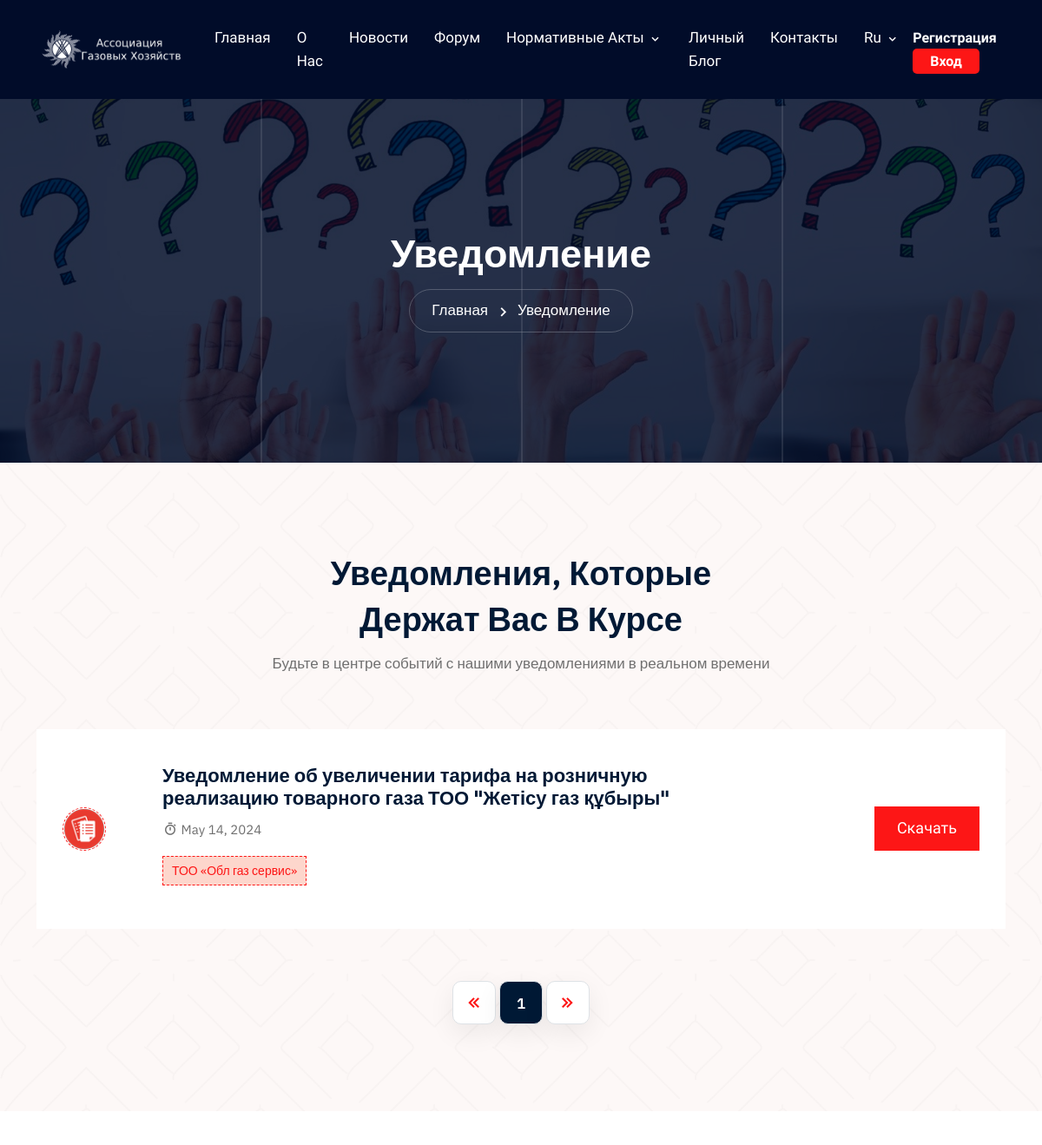
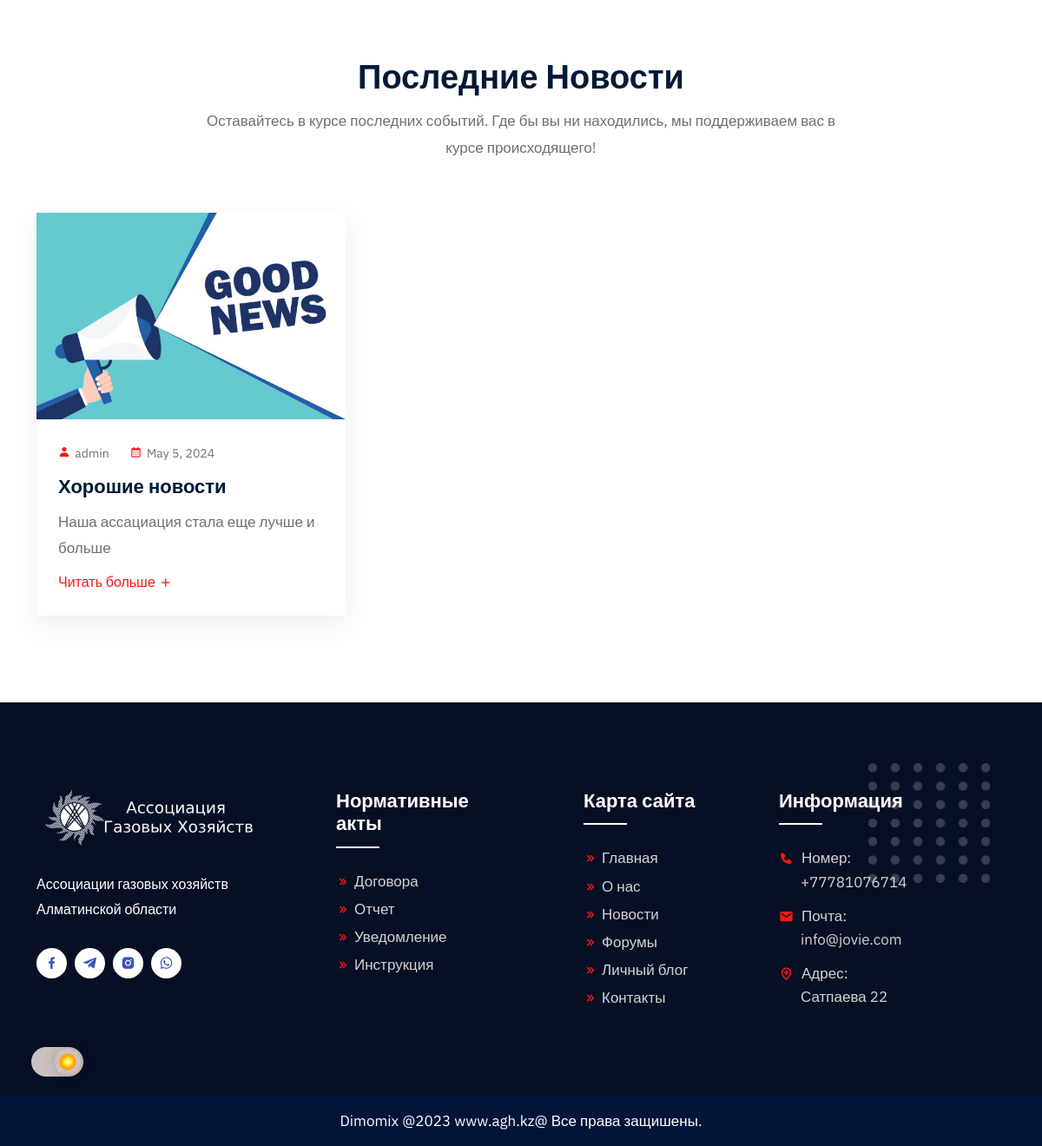
Screenshot of /news/notification_docx with the database file from the repository (2 pictures, top to bottom).
### news/models.py (models this page shows, shortened)
class Document(models.Model):
    type_choices = (
        ('notification','Хабарландыру'),
        ('contract','Келісімшарт'),
        ('report','Есеп'),
        ('instruction','Нұсқаулық'),
    )
    title = models.CharField(max_length = 300)
    member = models.ForeignKey(Members, on_delete = models.CASCADE, null = True, related_name = 'member_document')
    user = models.ForeignKey(User, on_delete = models.CASCADE, null = True, related_name = 'user_document')
    type = models.CharField(max_length = 100,choices = type_choices)
    file = models.FileField(upload_to='documents/')
    date = models.DateField(auto_now_add=True,null = True)

class News(models.Model):
    title = models.CharField(max_length = 500)
    sub_title = models.TextField()
    user = models.ForeignKey('auth.User', on_delete = models.CASCADE, null = True, related_name = 'user_news')
    cover_img = models.ImageField(upload_to='img/news_img/')
    news_details = models.ManyToManyField('NewsDetails', related_name = 'news_det',related_query_name='news_det')
    date = models.DateField(auto_now_add=True)
    send_email_newsletter = models.BooleanField(default = False)

### members/models.py (models this page shows, shortened)
class Members(models.Model):
    name = models.CharField(max_length=100)
    logo = models.ImageField(upload_to='images/members_logo/')
    detail = models.ForeignKey(MemberDetail,null=True, blank=True, on_delete=models.CASCADE, related_name='member_detail')

### news/views.py (the view)
# urls.py: path('notification_docx',NotificationPageView.as_view(),name = 'notification_docx'),
class NotificationPageView(TemplateView):
    template_name = 'notificationsdocx.html'
    def get_context_data(self, **kwargs):
        context = super().get_context_data(**kwargs)
        context["lng"] = get_lng(self.request)
        context["last_news"] = last_news(self.request)
        context["notification"] = Document.objects.filter(type = 'notification')
        return context

### news/views.py (called while the page is built)
def get_lng(request):
    cocckie = request.COOKIES.get('lng')
    if cocckie:
        return cocckie
    else:
        return 'ru'

def last_news(request):
    news = News.objects.all().order_by('-date')[:5]
    return news

### templates/notificationsdocx.html (shortened to what this page needs)
<!doctype html>
{% load static %}
{% include 'includes/head.html' %}
{% if lng == 'ru' %}
        <section class="page-title title-bg4">
            <div class="d-table">
                <div class="d-table-cell">
                    <h2>Уведомление</h2>
                    <ul>
                        <li>
                            <a href="{% url 'home_page'%}">Главная</a>
                        </li>
                        <li>Уведомление</li>
                    </ul>
                </div>
            </div>
            <div class="lines">
                <div class="line"></div>
                <div class="line"></div>
                <div class="line"></div>
            </div>
        </section>
        <section class="job-style-two job-list-section pt-100 pb-70">
            <div class="container">
                <div class="section-title text-center">
                    <h2>Уведомления, которые держат вас в курсе</h2>
                    <p>Будьте в центре событий с нашими уведомлениями в реальном времени</p>
                </div>
                <div class="row">
                    {%for i in notification %}
                    <div class="col-lg-12">
                        <div class="job-card-two">
                            <div class="row align-items-center">
                                <div class="col-md-1">
                                    <div class="company-logo">
                                        <img src="{% static 'assets/img/company-logo/8.png'%}" style="margin-bottom: 50%;" alt="logo">
                                    </div>
                                </div>
                                <div class="col-md-8">
                                    <div class="job-info">
                                        <h3>
                                            <a href="/media/{{i.file}}">Уведомление об увеличении тарифа на розничную реализацию товарного газа ТОО "Жетісу газ құбыры"</a>
                                        </h3>
                                        <ul>
                                            <li>
                                                <i class='bx bx-stopwatch' ></i>
                                                {{i.date}}
                                            </li>
                                        </ul>
                                        <span>{{i.member.name}}</span>
                                    </div>
                                </div>
                                <div class="col-md-3">
                                    <div class="theme-btn text-end">
                                        <a href="/media/{{i.file}}" class="default-btn" download>
                                            Скачать
                                        </a>
                                    </div>
                                </div>
                            </div>
                        </div>
                    </div>
                    {%endfor%}
                </div>
                <nav aria-label="Page navigation example">
                    <ul class="pagination justify-content-center">
                        <li class="page-item disabled">
                            <a class="page-link" href="#" tabindex="-1" aria-disabled="true">
                                <i class='bx bx-chevrons-left bx-fade-left'></i>
                            </a>
                        </li>
                        <li class="page-item"><a class="page-link active" href="#">1</a></li>
                        <li class="page-item">
                            <a class="page-link" href="#">
                                <i class='bx bx-chevrons-right bx-fade-right'></i>
                            </a>
                        </li>
                    </ul>
                </nav>
            </div>
        </section>
  	</body>
</html>
{%endif%}
{% include 'includes/end.html' %}
  	</body>
</html>

### templates/includes/lastnews.html
{% load static %}
<section class="blog-section pt-100 pb-70">
    <div class="container">
        <div class="section-title text-center">
           <h2>{% if lng == 'ru' %}Последние новости{% elif lng == 'kz' %}Соңғы жаңалықтар{%endif%}</h2>
            <p>{% if lng == 'ru' %}Оставайтесь в курсе последних событий. Где бы вы ни находились, мы поддерживаем вас в курсе происходящего!{% elif lng == 'kz'%}Соңғы жаңалықтардан хабардар болыңыз. Қай жерде болсаңыз да, біз сізді жаңартып отырамыз!{%endif%}</p>
        </div>
        <div class="row">
            {%for i in last_news%}
            <div class="col-lg-4 col-sm-6">
                <div class="blog-card">
                    <div class="blog-img">
                        <a href="/news/{{i.id}}">
                            <img src="/media/{{i.cover_img}}" alt="blog image">
                        </a>
                    </div>
                    <div class="blog-text">
                        <ul>
                            <li>
                                <i class='bx bxs-user'></i>
                                {{i.user.username}}
                            </li>
                            <li>
                                <i class='bx bx-calendar'></i>
                                {{i.date}}
                            </li>
                        </ul>
                        <h3>
                            <a href="/news/{{i.id}}">
                                {{i.title}}
                            </a>
                        </h3>
                        <p>{{i.sub_title}}</p>
                        <a href='/news/{{i.id}}' class="blog-btn">
                            {% if lng == 'ru' %}Читать больше{% elif lng == 'kz'%}Ары қарай оқу{%endif%}
                            <i class='bx bx-plus bx-spin'></i>
                        </a>
                    </div>
                </div>
            </div>
            {%endfor%}
        </div>
    </div>
</section>

### rows the page displays
Document: date "May 14, 2024", member.name "ТОО «Обл газ сервис»"
News: cover_img (picture), user.username "admin", date "May 5, 2024", title "Хорошие новости", sub_title "Наша ассациация стала еще лучше и больше"
